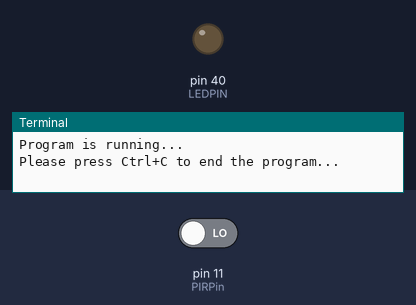
Simulated run of this program. Board: Raspberry Pi (header pin numbers). On the bench: output pins drawn as LEDs (lit = HIGH), the last lines printed to the terminal. Inputs (shaded band) come from the test bench; at power-on: pin 11 (PIRPin) LOW.

Above: at 1.2 s.
1.3 s: pin 11 (PIRPin) driven HIGH
At 2.5 s:
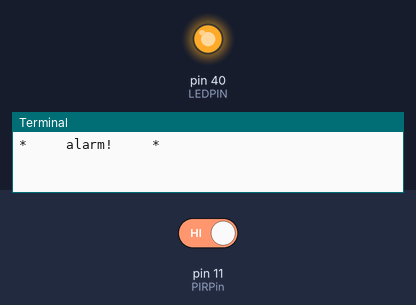
2.8 s: pin 11 (PIRPin) driven LOW
At 4.2 s:
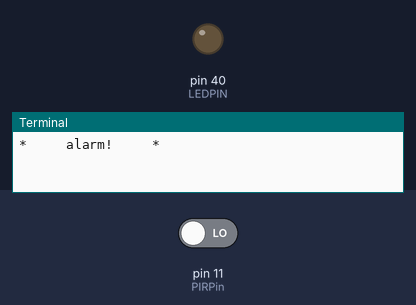
Timing chart, 0 to 5.8 s (numbered marks = the images above; inputs shaded):
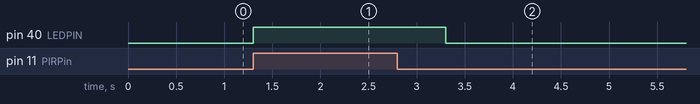

Measured:
- after the input at 1.3 s, pin 40 (LEDPIN): LOW → HIGH at once
- after the input at 2.8 s, pin 40 (LEDPIN): HIGH → LOW after 0.50 s

The program:

mov-led.py
```python
import RPi.GPIO as GPIO
import time

# set BCM_GPIO 17(GPIO 0) as PIR pin
PIRPin = 11
LEDPIN = 40

#print message at the begining ---custom function
def print_message():
    print ('Program is running...')
    print ('Please press Ctrl+C to end the program...')

#setup function for some setup---custom function
def setup():
    GPIO.setwarnings(False)
    #set the gpio modes to BOARD numbering
    GPIO.setmode(GPIO.BOARD)
    GPIO.setup(PIRPin,GPIO.IN)
    GPIO.setup(LEDPIN,GPIO.OUT,initial=GPIO.LOW)

#main function
def main():
    #print info
    print_message()
    while True:
        #read Sw520dPin's level
        if(GPIO.input(PIRPin)!=0):
            #time.sleep(0.5)
            print ('*     alarm!     *')
            print ('\n')
            GPIO.output(LEDPIN,GPIO.HIGH)
            time.sleep(1)
        else:
            #print ('=     Not alarm...  =')
            #print ('\n')
            GPIO.output(LEDPIN,GPIO.LOW)
            time.sleep(0.1)

#define a destroy function for clean up everything after the script finished
def destroy():
    #release resource
    GPIO.output(LEDPIN,GPIO.LOW)
    GPIO.cleanup()
#
# if run this script directly ,do:
if __name__ == '__main__':
    setup()
    try:
        main()
    #when 'Ctrl+C' is pressed,child program destroy() will be executed.
    except KeyboardInterrupt:
        destroy()
        pass
```
